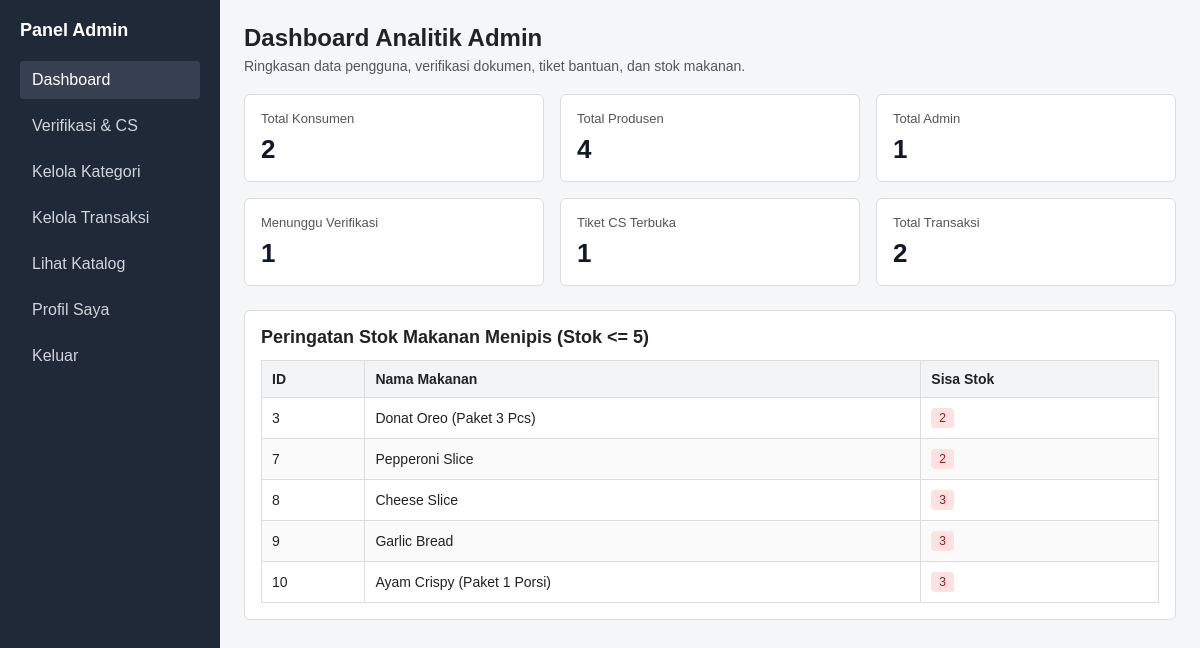
Screenshot of /views/admin/dashboard.php (signed in) with the database file from the repository.
### tables this page shows
CREATE TABLE makanan (
  id INT AUTO_INCREMENT PRIMARY KEY,
  produsen_id INT NOT NULL,
  kategori_id INT NOT NULL,
  nama_makanan VARCHAR(150) NOT NULL,
  deskripsi TEXT NULL,
  harga INT NOT NULL DEFAULT 0,
  stok INT NOT NULL DEFAULT 0,
  foto_makanan VARCHAR(255) NOT NULL DEFAULT 'default_makanan.png',
  kedaluwarsa_pada DATETIME NULL,
  alamat_ambil TEXT NULL,
  latitude_ambil DOUBLE NULL,  
  longitude_ambil DOUBLE NULL,
  dibuat_pada DATETIME NOT NULL DEFAULT CURRENT_TIMESTAMP,
  FOREIGN KEY (produsen_id) REFERENCES pengguna(id),
  FOREIGN KEY (kategori_id) REFERENCES kategori(id)
);

### views/admin/dashboard.php (the view, shortened to what this page needs)
<?php
$conn = null;
$total_admin = 0;
$total_produsen = 0;
$total_konsumen = 0;
$konsumen_menunggu = 0;
$tiket_terbuka = 0;
$total_transaksi = 0;
$daftar_stok_tipis = array();
if ($conn) {
    $stmt = mysqli_prepare($conn, "SELECT peran, COUNT(*) AS jumlah FROM pengguna GROUP BY peran");
    if ($stmt) {
        mysqli_stmt_execute($stmt);
        $res = mysqli_stmt_get_result($stmt);
        while ($row = mysqli_fetch_assoc($res)) {
            if ($row['peran'] === 'admin') {
                $total_admin = (int) $row['jumlah'];
            } elseif ($row['peran'] === 'produsen') {
                $total_produsen = (int) $row['jumlah'];
            } elseif ($row['peran'] === 'konsumen') {
                $total_konsumen = (int) $row['jumlah'];
            }
        }
    }
    $status_menunggu = 'menunggu';
    $peran_konsumen = 'konsumen';
    $stmt = mysqli_prepare($conn, "SELECT COUNT(*) AS jumlah FROM pengguna WHERE peran = ? AND status_verifikasi = ?");
    if ($stmt) {
        mysqli_stmt_bind_param($stmt, "ss", $peran_konsumen, $status_menunggu);
        mysqli_stmt_execute($stmt);
        $res = mysqli_stmt_get_result($stmt);
        if ($row = mysqli_fetch_assoc($res)) {
            $konsumen_menunggu = (int) $row['jumlah'];
        }
    }
    $status_terbuka = 'terbuka';
    $stmt = mysqli_prepare($conn, "SELECT COUNT(*) AS jumlah FROM tiket_bantuan WHERE status = ?");
    if ($stmt) {
        mysqli_stmt_bind_param($stmt, "s", $status_terbuka);
        mysqli_stmt_execute($stmt);
        $res = mysqli_stmt_get_result($stmt);
        if ($row = mysqli_fetch_assoc($res)) {
            $tiket_terbuka = (int) $row['jumlah'];
        }
    }
    $batas_stok = 5;
    $stmt = mysqli_prepare($conn, "SELECT id, nama_makanan, stok FROM makanan WHERE stok <= ? ORDER BY stok ASC LIMIT 5");
    if ($stmt) {
        mysqli_stmt_bind_param($stmt, "i", $batas_stok);
        mysqli_stmt_execute($stmt);
        $res = mysqli_stmt_get_result($stmt);
        while ($row = mysqli_fetch_assoc($res)) {
            $daftar_stok_tipis[] = $row;
        }
    }
    $stmt = mysqli_prepare($conn, "SELECT COUNT(*) AS jumlah FROM transaksi");
    if ($stmt) {
        mysqli_stmt_execute($stmt);
        $res = mysqli_stmt_get_result($stmt);
        if ($row = mysqli_fetch_assoc($res)) {
            $total_transaksi = (int) $row['jumlah'];
        }
    }
}
?>
<!DOCTYPE html PUBLIC "-//W3C//DTD XHTML 1.0 Strict//EN"
   "http://www.w3.org/TR/xhtml1/DTD/xhtml1-strict.dtd">
<html xmlns="http://www.w3.org/1999/xhtml" xml:lang="id" lang="id">
<head>
    <link rel="stylesheet" type="text/css" href="../../assets/css/admin.css" />
</head>
<body>
    <div id="adminWrapper" class="admin-wrapper">
        <div id="adminSidebar" class="admin-sidebar">
            <h2 class="sidebar-title">Panel Admin</h2>
            <ul class="sidebar-menu">
                <li><a href="dashboard.php" class="active">Dashboard</a></li>
                <li><a href="manage_users.php">Verifikasi &amp; CS</a></li>
                <li><a href="../../manage_categories.php">Kelola Kategori</a></li>
                <li><a href="../../transactions.php">Kelola Transaksi</a></li>
                <li><a href="../../katalog.php">Lihat Katalog</a></li>
                <li><a href="../../profile.php">Profil Saya</a></li>
                <li><a href="../../actions/auth_logout.php">Keluar</a></li>
            </ul>
        </div>
        <div id="adminMain" class="admin-main">
            <div class="page-header">
                <h1>Dashboard Analitik Admin</h1>
                <p class="page-subtitle">Ringkasan data pengguna, verifikasi dokumen, tiket bantuan, dan stok makanan.</p>
            </div>
            <div class="kpi-grid">
                <div class="kpi-card">
                    <span class="kpi-label">Total Konsumen</span>
                    <strong class="kpi-value"><?php echo htmlspecialchars((string) $total_konsumen, ENT_QUOTES, 'UTF-8'); ?></strong>
                </div>
                <div class="kpi-card">
                    <span class="kpi-label">Total Produsen</span>
                    <strong class="kpi-value"><?php echo htmlspecialchars((string) $total_produsen, ENT_QUOTES, 'UTF-8'); ?></strong>
                </div>
                <div class="kpi-card">
                    <span class="kpi-label">Total Admin</span>
                    <strong class="kpi-value"><?php echo htmlspecialchars((string) $total_admin, ENT_QUOTES, 'UTF-8'); ?></strong>
                </div>
                <div class="kpi-card">
                    <span class="kpi-label">Menunggu Verifikasi</span>
                    <strong class="kpi-value"><?php echo htmlspecialchars((string) $konsumen_menunggu, ENT_QUOTES, 'UTF-8'); ?></strong>
                </div>
                <div class="kpi-card">
                    <span class="kpi-label">Tiket CS Terbuka</span>
                    <strong class="kpi-value"><?php echo htmlspecialchars((string) $tiket_terbuka, ENT_QUOTES, 'UTF-8'); ?></strong>
                </div>
                <div class="kpi-card">
                    <span class="kpi-label">Total Transaksi</span>
                    <strong class="kpi-value"><?php echo htmlspecialchars((string) $total_transaksi, ENT_QUOTES, 'UTF-8'); ?></strong>
                </div>
            </div>
            <div class="section-box">
                <h2>Peringatan Stok Makanan Menipis (Stok &lt;= 5)</h2>
                <div style="overflow-x: auto;">
                <table class="table-modern table-striped">
                    <thead>
                        <tr class="table-header">
                            <th>ID</th>
                            <th>Nama Makanan</th>
                            <th>Sisa Stok</th>
                        </tr>
                    </thead>
                    <tbody>
                        <?php if (empty($daftar_stok_tipis)): ?>
                            <tr>
                                <td colspan="3">Belum ada data makanan dengan stok menipis.</td>
                            </tr>
                        <?php else: ?>
                            <?php foreach ($daftar_stok_tipis as $item): ?>
                                <tr>
                                    <td><?php echo htmlspecialchars((string) $item['id'], ENT_QUOTES, 'UTF-8'); ?></td>
                                    <td><?php echo htmlspecialchars($item['nama_makanan'], ENT_QUOTES, 'UTF-8'); ?></td>
                                    <td>
                                        <span class="badge badge-danger"><?php echo htmlspecialchars((string) $item['stok'], ENT_QUOTES, 'UTF-8'); ?></span>
                                    </td>
                                </tr>
                            <?php endforeach; ?>
                        <?php endif; ?>
                    </tbody>
                </table>
                </div>
            </div>
        </div>
    </div>
</body>
</html>

### assets/css/admin.css (style rules this page uses)
* { box-sizing: border-box; }
body { margin: 0; padding: 0; font-family: Arial, Helvetica, sans-serif; background-color: #f4f6f8; color: #222222; }
.admin-wrapper { display: flex; min-height: 100vh; }
.admin-sidebar { width: 220px; background-color: #1f2937; color: #ffffff; padding: 20px; }
.sidebar-title { margin: 0 0 20px 0; font-size: 18px; }
.sidebar-menu { list-style: none; margin: 0; padding: 0; }
.sidebar-menu li { margin-bottom: 8px; }
.sidebar-menu a { display: block; padding: 10px 12px; color: #d1d5db; text-decoration: none; border-radius: 4px; }
.sidebar-menu a.active, .sidebar-menu a:hover { background-color: #374151; color: #ffffff; }
.admin-main { flex: 1; padding: 24px; }
.page-header { margin-bottom: 20px; }
.page-header h1 { margin: 0 0 6px 0; font-size: 24px; }
.page-subtitle { margin: 0; color: #555555; font-size: 14px; }
.kpi-grid { display: grid; grid-template-columns: repeat(3, 1fr); gap: 16px; margin-bottom: 24px; }
.kpi-card { background-color: #ffffff; border: 1px solid #dddddd; border-radius: 6px; padding: 16px; }
.kpi-label { display: block; font-size: 13px; color: #555555; margin-bottom: 8px; }
.kpi-value { font-size: 26px; color: #111827; }
.section-box { background-color: #ffffff; border: 1px solid #dddddd; border-radius: 6px; padding: 16px; margin-bottom: 24px; }
.section-box h2 { margin: 0 0 12px 0; font-size: 18px; }
.table-modern { width: 100%; border-collapse: collapse; font-size: 14px; }
.table-modern th, .table-modern td { border: 1px solid #dddddd; padding: 10px; text-align: left; }
.table-header th { background-color: #f3f4f6; }
.table-striped tbody tr:nth-child(even) { background-color: #fafafa; }
.badge { display: inline-block; padding: 3px 8px; border-radius: 4px; font-size: 12px; background-color: #e5e7eb; color: #111827; }
.badge-danger { background-color: #fee2e2; color: #991b1b; }

### rows the page displays
makanan: id "3", nama_makanan "Donat Oreo (Paket 3 Pcs)", stok "2"
makanan: id "7", nama_makanan "Pepperoni Slice", stok "2"
makanan: id "8", nama_makanan "Cheese Slice", stok "3"
makanan: id "9", nama_makanan "Garlic Bread", stok "3"
makanan: id "10", nama_makanan "Ayam Crispy (Paket 1 Porsi)", stok "3"

### other values shown
$total_konsumen "2"
$total_produsen "4"
$total_admin "1"
$konsumen_menunggu "1"
$tiket_terbuka "1"
$total_transaksi "2"
